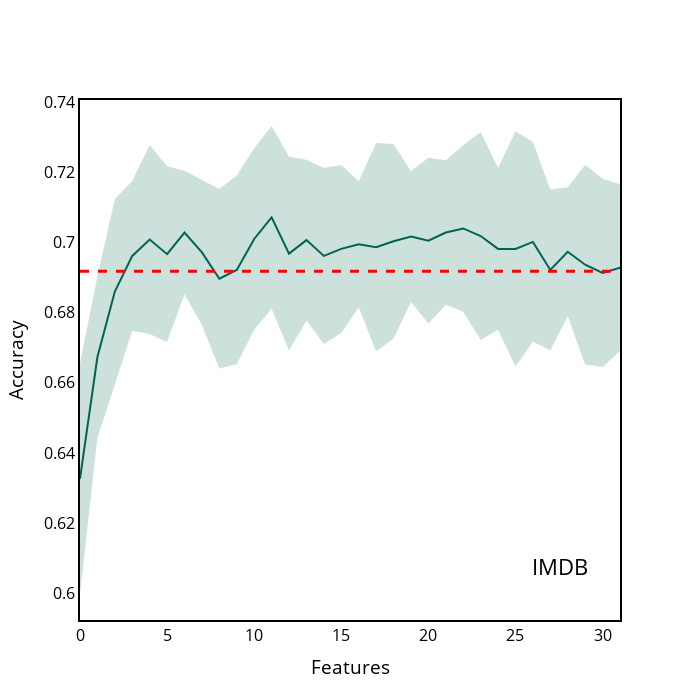

Notebook cell for this chart:
### Code cell
IMDB["y_upper"] = IMDB["accuracy_contribution"] + IMDB["accuracy_contribution_std"]
IMDB["y_lower"] = IMDB["accuracy_contribution"] - IMDB["accuracy_contribution_std"]

x = IMDB.index.tolist()
y = IMDB["accuracy_contribution"].tolist()

y_upper = IMDB["y_upper"].tolist()
y_lower = IMDB["y_lower"].tolist()


fig = go.Figure([
    go.Scatter(
        x=x,
        y=y,
        line=dict(color='rgb(0,100,80)'),
        mode='lines'
    ),
    go.Scatter(
        x=x+x[::-1], # x, then x reversed
        y=y_upper+y_lower[::-1], # upper, then lower reversed
        fill='toself',
        fillcolor='rgba(0,100,80,0.2)',
        line=dict(color='rgba(255,255,255,0)'),
        hoverinfo="skip",
        showlegend=False
    )
])



# Update figure layout
fig.update_layout(title={'text':'IMDB', 'y':0.2, 'x':0.8,'xanchor': 'center','yanchor': 'top'})
fig.update_layout(paper_bgcolor='white')
fig.update_layout(plot_bgcolor='white')
fig.update_yaxes(color='black')
fig.update_layout(
    yaxis = dict(
        title = "Accuracy",
        zeroline=True,
        showline = True,
        linecolor = 'black',
        mirror=True,
        linewidth = 2
    ),
    xaxis = dict(
        title = "Features",
        mirror=True,
        zeroline=True,
        showline = True,
        linecolor = 'black',
        linewidth = 2,
    ),
    width=700,
    height=700,
    font=dict(
    size=16,
    color="black")  
)
fig.update_layout(showlegend=False)
# fig.update_layout(yaxis_range=[0.7,0.85])
fig.update_xaxes(showgrid=False, gridwidth=0.5, gridcolor='#e3e1e1')
fig.update_yaxes(showgrid=False, gridwidth=0.5, gridcolor='grey')
fig.update_traces(marker_line_color='black', marker_line_width=1.0, opacity=1.0)

fig.add_hline(y=0.6918, line_width=3, line_dash="dash", line_color="red")


fig.show()

### Figure 1 — Plotly figure (JSON) as saved in the notebook; plotly's stock layout.template omitted (floating-point values rounded to 4 significant figures)
{"data": [{"line": {"color": "rgb(0,100,80)"}, "marker": {"line": {"color": "black", "width": 1}}, "mode": "lines", "opacity": 1, "type": "scatter", "x": [0, 1, 2, 3, 4, 5, 6, 7, 8, 9, 10, 11, 12, 13, 14, 15, 16, 17, 18, 19, 20, 21, 22, 23, 24, 25, 26, 27, 28, 29, 30, 31], "y": [0.6327, 0.6673, 0.686, 0.6962, 0.7008, 0.6967, 0.7028, 0.6972, 0.6897, 0.6922, 0.701, 0.7072, 0.6968, 0.7007, 0.6962, 0.6982, 0.6995, 0.6987, 0.7003, 0.7017, 0.7005, 0.7028, 0.704, 0.7018, 0.6982, 0.6982, 0.7002, 0.6922, 0.6973, 0.6937, 0.6913, 0.6928]}, {"fill": "toself", "fillcolor": "rgba(0,100,80,0.2)", "hoverinfo": "skip", "line": {"color": "rgba(255,255,255,0)"}, "marker": {"line": {"color": "black", "width": 1}}, "opacity": 1, "showlegend": false, "type": "scatter", "x": [0, 1, 2, 3, 4, 5, 6, 7, 8, 9, 10, 11, 12, 13, 14, 15, 16, 17, 18, 19, 20, 21, 22, 23, 24, 25, 26, 27, 28, 29, 30, 31, 31, 30, 29, 28, 27, 26, 25, 24, 23, 22, 21, 20, 19, 18, 17, 16, 15, 14, 13, 12, 11, 10, 9, 8, 7, 6, 5, 4, 3, 2, 1, 0], "y": [0.6656, 0.6903, 0.7124, 0.7175, 0.7278, 0.7217, 0.7204, 0.7179, 0.7152, 0.7191, 0.7269, 0.7332, 0.7244, 0.7236, 0.7213, 0.7221, 0.7175, 0.7284, 0.728, 0.7203, 0.7241, 0.7234, 0.7277, 0.7315, 0.7212, 0.7317, 0.7286, 0.7151, 0.7157, 0.7221, 0.7182, 0.7166, 0.669, 0.6645, 0.6652, 0.6789, 0.6693, 0.6717, 0.6646, 0.6751, 0.6722, 0.6803, 0.6823, 0.6769, 0.6831, 0.6726, 0.6689, 0.6815, 0.6742, 0.6711, 0.6778, 0.6692, 0.6811, 0.6751, 0.6652, 0.6641, 0.6764, 0.6852, 0.6716, 0.6739, 0.6748, 0.6596, 0.6443, 0.5998]}], "layout": {"font": {"color": "black", "size": 16}, "height": 700, "paper_bgcolor": "white", "plot_bgcolor": "white", "shapes": [{"line": {"color": "red", "dash": "dash", "width": 3}, "type": "line", "x0": 0, "x1": 1, "xref": "x domain", "y0": 0.6918, "y1": 0.6918, "yref": "y"}], "showlegend": false, "title": {"text": "IMDB", "x": 0.8, "xanchor": "center", "y": 0.2, "yanchor": "top"}, "width": 700, "xaxis": {"autorange": true, "gridcolor": "#e3e1e1", "gridwidth": 0.5, "linecolor": "black", "linewidth": 2, "mirror": true, "range": [0, 31], "showgrid": false, "showline": true, "title": {"text": "Features"}, "type": "linear", "zeroline": true}, "yaxis": {"autorange": true, "color": "black", "gridcolor": "grey", "gridwidth": 0.5, "linecolor": "black", "linewidth": 2, "mirror": true, "range": [0.5924, 0.7406], "showgrid": false, "showline": true, "title": {"text": "Accuracy"}, "type": "linear", "zeroline": true}}}
